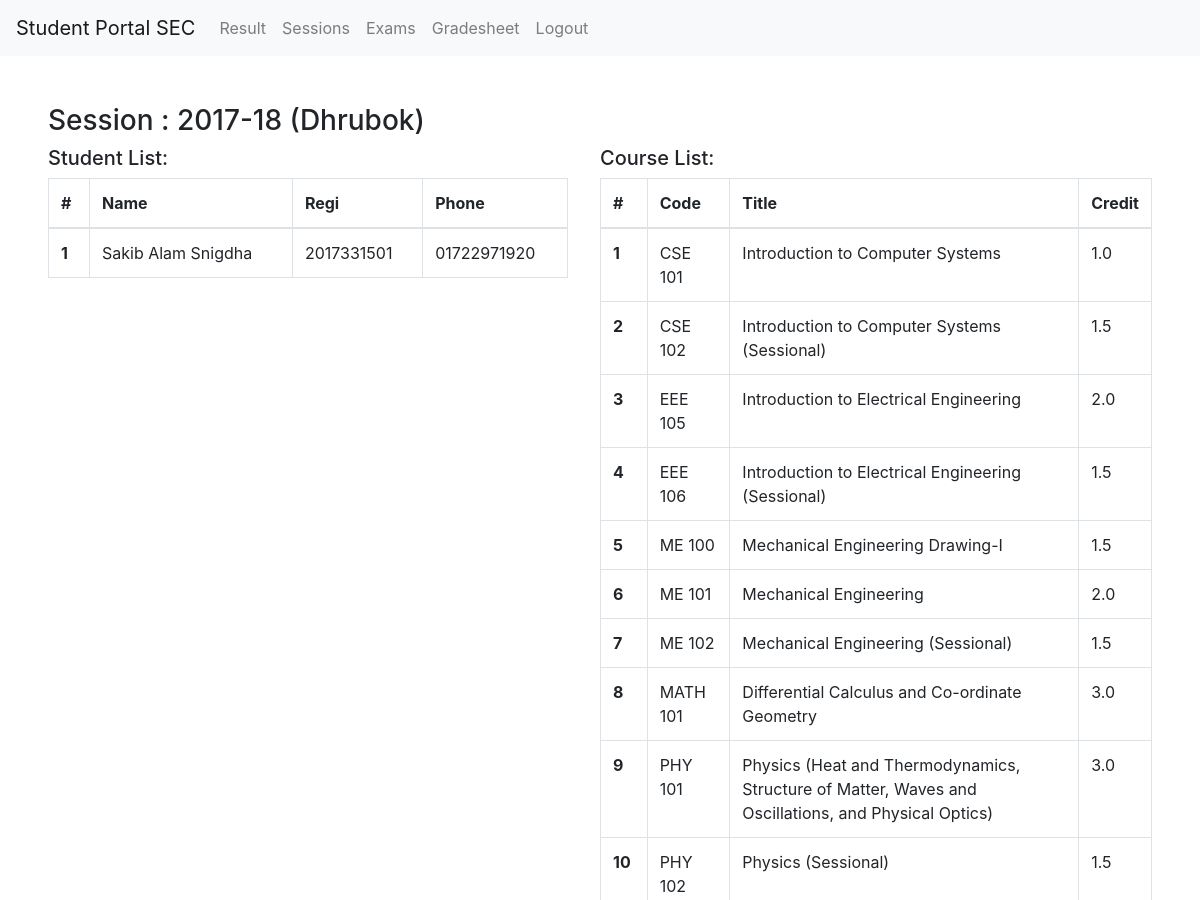
/view_session/2017-18/ (signed in, upper part), run on an earlier commit of the app's database.
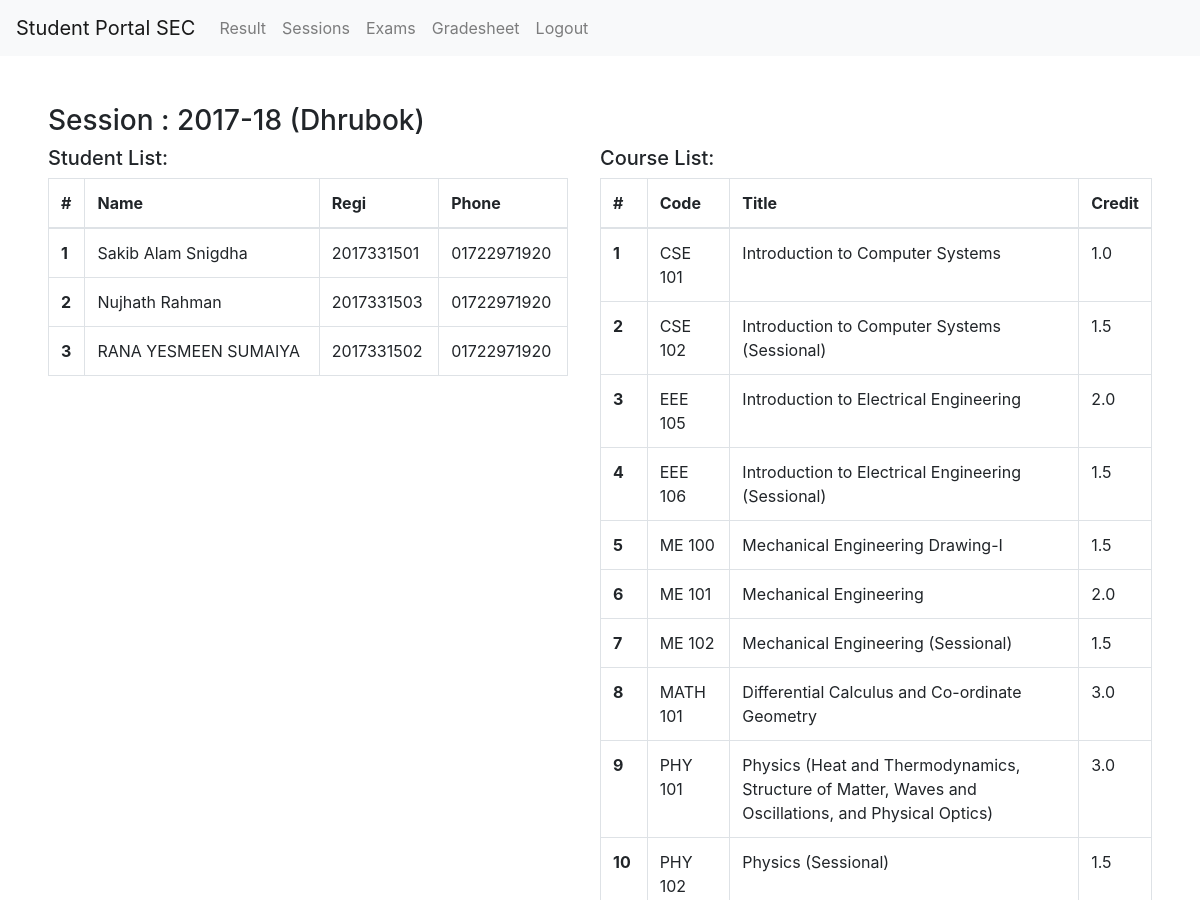
And on a later commit of the database.
### student_result/models.py (models this page shows, shortened)
class Student(models.Model):
    created_at = models.DateTimeField(auto_now_add=True)
    user_id = models.ForeignKey(User, null=True, on_delete=models.CASCADE)
    regi = models.CharField(max_length=15, unique=True)
    name = models.CharField(max_length=100)
    email = models.CharField(max_length=100)
    phone = models.CharField(max_length=20)
    address = models.TextField()
    hall = models.BooleanField(default=False)
    session = models.ForeignKey(Session, null=True, on_delete=models.CASCADE)

### student_result/views.py (the view)
# urls.py: path('view_session/<slug:year>/', views.view_session, name='view_session'),
def view_session(request, year):
    if request.user.is_authenticated and request.user.is_superuser:
        session = Session.objects.get(year=year)
        name = session.name
        courses = json.loads(session.courses)
        student_obj = Student.objects.filter(session=session)
        context = {}
        context['year'] = year
        context['name'] = name
        context['courses'] = courses
        context['students'] = student_obj
        return render(request, 'view_session.html', context)
    else:
      return redirect('home')

### student_result/templates/view_session.html
{% extends 'base.html' %}
{% block content %}
<h3>Session : {{ year }} ({{ name }})</h3>
<div style="display: grid; grid-template-columns: 1fr 1fr;">
    <div style="margin-right: 2em">
        <h5>Student List:</h5>
        <table class="table table-bordered">
            <thead>
              <tr>
                <th scope="col">#</th>
                <th scope="col">Name</th>
                <th scope="col">Regi</th>
                <th scope="col">Phone</th>
              </tr>
            </thead>
            <tbody>
                {% for student in students %}
                    <tr>
                        <th scope="row">{{ forloop.counter }}</th>
                        <td>{{ student.name }}</td>
                        <td>{{ student.regi }}</td>
                        <td>{{ student.phone }}</td>
                    </tr>
                {% endfor %}
            </tbody>
          </table>
    </div>
    <div>
        <h5>Course List:</h5>
        <table class="table table-bordered">
            <thead>
              <tr>
                <th scope="col">#</th>
                <th scope="col">Code</th>
                <th scope="col">Title</th>
                <th scope="col">Credit</th>
              </tr>
            </thead>
            <tbody>
                {% for course in courses %}
                    <tr>
                        <th scope="row">{{ forloop.counter }}</th>
                        <td>{{ course.code }}</td>
                        <td>{{ course.title }}</td>
                        <td>{{ course.credit }}</td>
                    </tr>
                {% endfor %}
            </tbody>
          </table>
    </div>
</div>
{% endblock content %}

What changed in the data, as far as the page shows it:
added Student: name "Nujhath Rahman", regi "2017331503", phone "01722971920"
added Student: name "RANA YESMEEN SUMAIYA", regi "2017331502", phone "01722971920"
